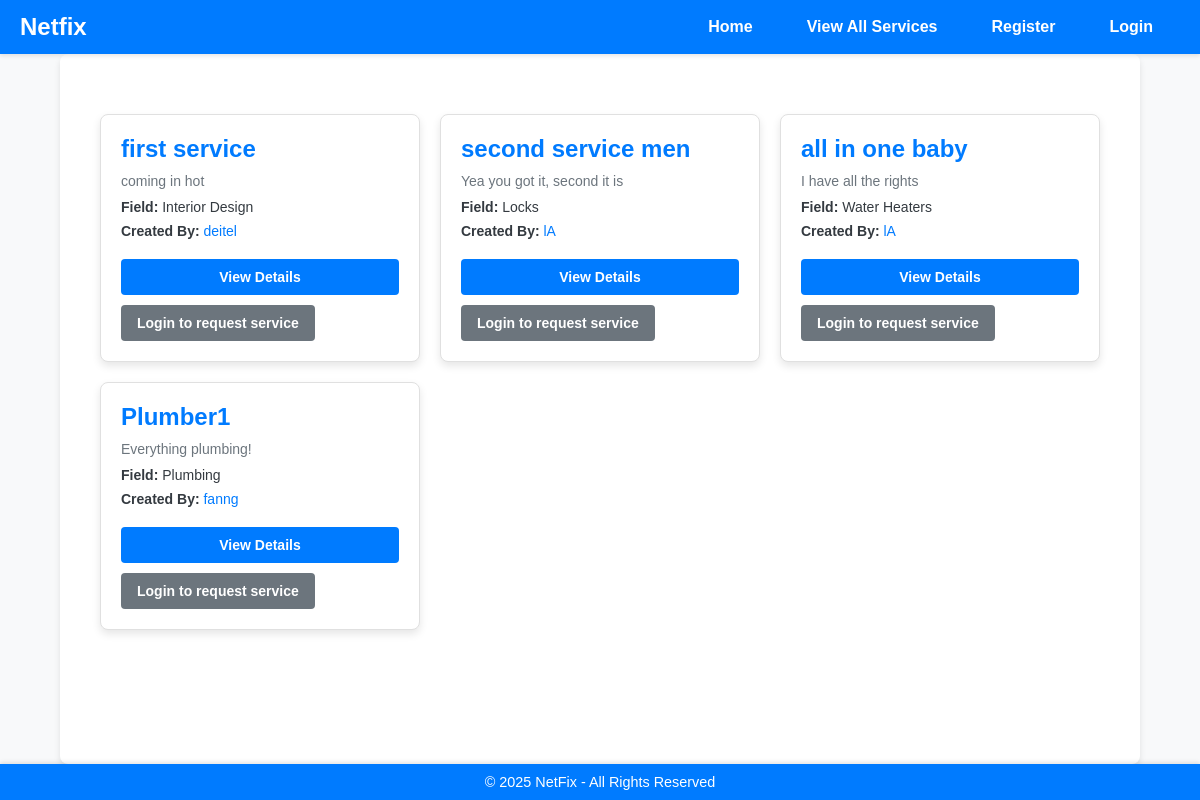
/services/, run on an earlier commit of the app's database.
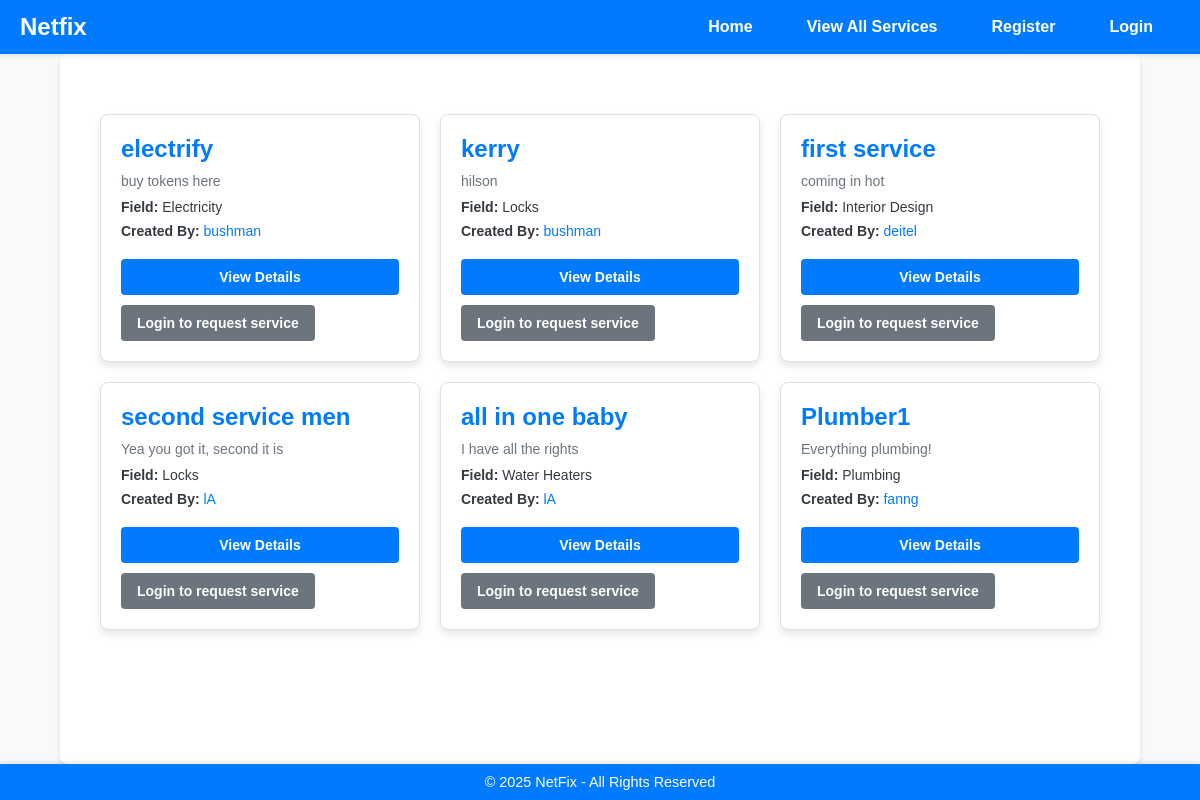
And on a later commit of the database.
### services/models.py (models this page shows, shortened)
class Service(models.Model):
    FIELD_CHOICES = (
        ('Air Conditioner', 'Air Conditioner'),
        ('Carpentry', 'Carpentry'),
        ('Electricity', 'Electricity'),
        ('Gardening', 'Gardening'),
        ('Home Machines', 'Home Machines'),
        ('Housekeeping', 'Housekeeping'),
        ('Interior Design', 'Interior Design'),
        ('Locks', 'Locks'),
        ('Painting', 'Painting'),
        ('Plumbing', 'Plumbing'),
        ('Water Heaters', 'Water Heaters'),
    )
    company = models.ForeignKey(Company, on_delete=models.CASCADE)
    name = models.CharField(max_length=40)
    description = models.TextField()
    price_hour = models.DecimalField(decimal_places=2, max_digits=5, validators=[MinValueValidator(0.00)])
    rating = models.IntegerField(validators=[MinValueValidator(0), MaxValueValidator(5)], default=0)
    field = models.CharField(max_length=30, choices=FIELD_CHOICES)
    date_created = models.DateTimeField(auto_now_add=True)

### users/models.py (models this page shows, shortened)
class Company(models.Model):
    FIELD_CHOICES = (
        ('Air Conditioner', 'Air Conditioner'),
        ('All in One', 'All in One'),
        ('Carpentry', 'Carpentry'),
        ('Electricity', 'Electricity'),
        ('Gardening', 'Gardening'),
        ('Home Machines', 'Home Machines'),
        ('Housekeeping', 'Housekeeping'),
        ('Interior Design', 'Interior Design'),
        ('Locks', 'Locks'),
        ('Painting', 'Painting'),
        ('Plumbing', 'Plumbing'),
        ('Water Heaters', 'Water Heaters'),
    )
    user = models.OneToOneField(User, on_delete=models.CASCADE, primary_key=True)
    name = models.CharField(max_length=100, default='unknown')
    field = models.CharField(max_length=70, choices=FIELD_CHOICES, blank=False, null=False)
    rating = models.IntegerField(validators=[MaxValueValidator(5), MinValueValidator(0)], default=0)
    profile_image = models.ImageField(upload_to='company_images/', blank=True, null=True)

class User(AbstractUser):
    is_company = models.BooleanField(default=False)
    is_customer = models.BooleanField(default=False)
    email = models.EmailField(unique=True)  # Ensure email is unique and correctly set up

### services/views.py (the view)
# urls.py: path('', v.service_list, name='service_list'),
def service_list(request):
    services = Service.objects.all().order_by('-date_created')
    print(f"Number of services: {services.count()}")
    fields = Service.objects.values_list('field', flat=True).distinct()
    return render(request, 'services/service_list.html', {
        'services': services,
        'fields': fields,
    })

### services/templates/services/service_list.html (shortened to what this page needs)
{% extends 'main/base.html' %}
{% load static %}
{% block content %}
<div class="services-container">
    {% for service in services %}
    <div class="service-card">
        <h2 class="service-name">{{ service.name }}</h2>
        <p class="service-description">{{ service.description|truncatewords:20 }}</p>
        <p class="service-field"><strong>Field:</strong> {{ service.field }}</p>
        <p class="service-company">
            <strong>Created By:</strong>
            <a href="{% url 'users:company_profile' username=service.company.user.username %}">
                {{ service.company.user.username }}
            </a>
        </p>
        <div class="service-actions">
            <a href="{% url 'services:service_detail' service.id %}" class="btn-details">View Details</a>
            {% if user.is_authenticated and user.is_customer %}
                <a href="{% url 'services:request_service' service.id %}" class="btn-request">Request Service</a>
            {% else %}
                <p class="login-prompt"><a href="{% url 'users:login_user' %}" class="btn-login">Login to request service</a></p>
            {% endif %}
        </div>
    </div>
    {% empty %}
    <p class="no-services">No services available.</p>
    {% endfor %}
</div>
{% endblock %}

### main/templates/main/base.html (shortened to what this page needs)
{% load static %}
<!DOCTYPE html>
<html lang="en">
  <head>
    <link rel="stylesheet" type="text/css" href="{% static 'home/base.css' %}"/>
  </head>
  <body>
    {% include 'main/navbar.html' %}
    <div class="content">
      {% block content %} replace me {% endblock %}
    </div>
    <footer>
      <p>&copy; 2025 NetFix - All Rights Reserved</p>
    </footer>
  </body>
</html>

### main/templates/main/navbar.html (shortened to what this page needs)
<nav class="navbar">
    <div class="navbar-container">
        <a href="/" class="navbar-brand">Netfix</a>
        <div class="navbar-links">
            <ul class="navbar-nav">
                <li><a href="/" class="nav-link">Home</a></li>
                <li><a href="{% url 'services:service_list' %}" class="nav-link">View All Services</a></li>
            </ul>
            <ul class="navbar-nav">
                {% if request.user.is_authenticated %}
                    <li class="nav-item dropdown">
                        <a href="#" class="nav-link dropdown-toggle" id="userDropdown" role="button" data-toggle="dropdown" aria-haspopup="true" aria-expanded="false">
                            {% if request.user.is_company %}
                                {{ request.user.username }} (Company)
                            {% elif request.user.is_customer %}
                                {{ request.user.username }} (Customer)
                            {% endif %}
                        </a>
                        <div class="dropdown-menu" aria-labelledby="userDropdown">
                            {% if request.user.is_company %}
                                <a href="{% url 'users:company_profile' username=request.user.username %}" class="dropdown-item">Profile</a>
                            {% elif request.user.is_customer %}
                                <a href="{% url 'users:customer_profile' username=request.user.username %}" class="dropdown-item">Profile</a>
                            {% endif %}
                            <a href="{% url 'main:logout' %}" class="dropdown-item">Logout</a>
                        </div>
                    </li>
                {% else %}
                    <li><a href="{% url 'users:register' %}" class="nav-link">Register</a></li>
                    <li><a href="{% url 'users:login_user' %}" class="nav-link">Login</a></li>
                {% endif %}
            </ul>
        </div>
    </div>
</nav>

### static/home/base.css (style rules this page uses)
* { margin: 0; padding: 0; box-sizing: border-box; }
body { font-family: Arial, sans-serif; display: flex; flex-direction: column; min-height: 100vh; background-color: #f9f9f9; color: #333; }
.navbar { background-color: #007bff; padding: 10px 20px; box-shadow: 0 2px 4px rgba(0, 0, 0, 0.1); position: sticky; top: 0; z-index: 1000; }
.navbar ul { list-style: none; margin: 0; padding: 0; display: flex; justify-content: space-between; align-items: center; }
.navbar li { margin: 0 15px; }
.navbar a { text-decoration: none; color: white; font-weight: bold; transition: color 0.3s ease; }
.content { flex: 1; padding: 20px; margin: auto; max-width: 1200px; width: 90%; background-color: white; box-shadow: 0 4px 6px rgba(0, 0, 0, 0.1); border-radius: 8px; }
footer { background-color: #007bff; color: white; text-align: center; padding: 10px 20px; margin-top: auto; box-shadow: 0 -2px 4px rgba(0, 0, 0, 0.1); }
footer p { margin: 0; font-size: 0.9em; }

### services/templates/services/service_list.html (style rules this page uses)
:root { --primary-color: #007bff; --secondary-color: #6c757d; --background-color: #f8f9fa; --text-color: #343a40; --card-background: #ffffff; --card-border: 1px solid #e0e0e0; --card-shadow: 0 4px 8px rgba(0, 0, 0, 0.1); }
body { margin: 0; font-family: Arial, sans-serif; background-color: var(--background-color); color: var(--text-color); }
.services-container { max-width: 1200px; margin: 20px auto; padding: 20px; display: grid; grid-template-columns: repeat(auto-fill, minmax(300px, 1fr)); gap: 20px; }
.service-card { background-color: var(--card-background); border: var(--card-border); border-radius: 8px; padding: 20px; box-shadow: var(--card-shadow); transition: transform 0.2s ease, box-shadow 0.2s ease; }
.service-name { font-size: 24px; font-weight: bold; color: var(--primary-color); margin-bottom: 10px; }
.service-description { font-size: 14px; color: var(--secondary-color); margin-bottom: 10px; }
.service-field, .service-company { font-size: 14px; color: var(--text-color); margin-bottom: 8px; }
.service-company a { color: var(--primary-color); text-decoration: none; }
.service-actions { margin-top: 20px; display: flex; flex-direction: column; gap: 10px; }
.btn-details, .btn-request, .btn-login { display: inline-block; padding: 10px 16px; font-size: 14px; font-weight: bold; text-align: center; text-decoration: none; border-radius: 4px; transition: background-color 0.3s ease, color 0.3s ease; }
.btn-details { background-color: var(--primary-color); color: #fff; }
.btn-login { background-color: var(--secondary-color); color: #fff; }

### main/templates/main/navbar.html (style rules this page uses)
:root { --navbar-bg: var(--navbar-brand-color); --navbar-text: #343a40; --navbar-hover: #007bff; --navbar-shadow: 0 2px 4px rgba(0, 0, 0, 0.1); --navbar-brand-color: #007bff; --navbar-toggler-color: #007bff; }
.navbar { background-color: var(--navbar-bg); box-shadow: var(--navbar-shadow); padding: 10px 20px; }
.navbar-container { display: flex; justify-content: space-between; align-items: center; max-width: 1200px; margin: 0 auto; }
.navbar-brand { font-size: 24px; font-weight: bold; color: var(--navbar-brand-color); text-decoration: none; }
.navbar-links { display: flex; align-items: center; }
.navbar-nav { display: flex; list-style: none; margin: 0; padding: 0; }
.nav-link { text-decoration: none; color: var(--navbar-text); font-size: 16px; font-weight: 500; padding: 8px 12px; border-radius: 4px; transition: background-color 0.3s ease, color 0.3s ease; display: block; }

What changed in the data, as far as the page shows it:
added Service: name "electrify", description "buy tokens here", field "Electricity", company.user.username "bushman"
added Service: name "kerry", description "hilson", field "Locks", company.user.username "bushman"
